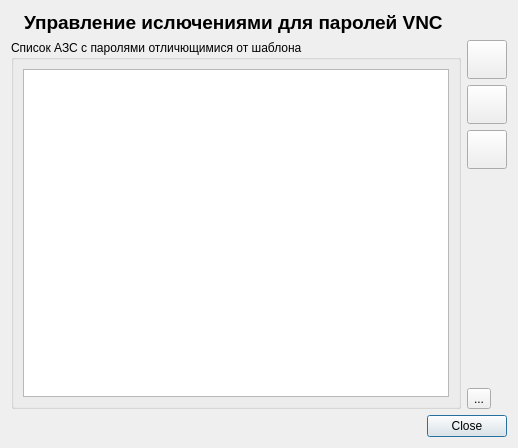
<?xml version="1.0" encoding="UTF-8"?>
<ui version="4.0">
 <class>PassManagerDialog</class>
 <widget class="QDialog" name="PassManagerDialog">
  <property name="geometry">
   <rect>
    <x>0</x>
    <y>0</y>
    <width>518</width>
    <height>448</height>
   </rect>
  </property>
  <property name="windowTitle">
   <string>Ислючения для паролей</string>
  </property>
  <layout class="QGridLayout" name="gridLayout_2">
   <item row="0" column="0" colspan="2">
    <layout class="QHBoxLayout" name="horizontalLayout">
     <item>
      <widget class="QLabel" name="label">
       <property name="text">
        <string/>
       </property>
       <property name="pixmap">
        <pixmap resource="../resource.qrc">:/Images/password_icon.png</pixmap>
       </property>
      </widget>
     </item>
     <item>
      <widget class="QLabel" name="label_2">
       <property name="font">
        <font>
         <pointsize>14</pointsize>
         <bold>true</bold>
        </font>
       </property>
       <property name="text">
        <string>Управление ислючениями для паролей VNC</string>
       </property>
      </widget>
     </item>
     <item>
      <spacer name="horizontalSpacer">
       <property name="orientation">
        <enum>Qt::Horizontal</enum>
       </property>
       <property name="sizeHint" stdset="0">
        <size>
         <width>40</width>
         <height>20</height>
        </size>
       </property>
      </spacer>
     </item>
    </layout>
   </item>
   <item row="1" column="0">
    <widget class="QGroupBox" name="groupBox">
     <property name="title">
      <string>Список АЗС с паролями отличющимися от шаблона</string>
     </property>
     <layout class="QGridLayout" name="gridLayout">
      <item row="0" column="0">
       <widget class="QListView" name="listView">
        <property name="editTriggers">
         <set>QAbstractItemView::NoEditTriggers</set>
        </property>
        <property name="alternatingRowColors">
         <bool>true</bool>
        </property>
        <property name="selectionMode">
         <enum>QAbstractItemView::SingleSelection</enum>
        </property>
       </widget>
      </item>
     </layout>
    </widget>
   </item>
   <item row="1" column="1">
    <layout class="QVBoxLayout" name="verticalLayout">
     <item>
      <widget class="QToolButton" name="toolButtonAdd">
       <property name="toolTip">
        <string>&lt;html&gt;&lt;head/&gt;&lt;body&gt;&lt;p&gt;Добавить&lt;/p&gt;&lt;/body&gt;&lt;/html&gt;</string>
       </property>
       <property name="text">
        <string/>
       </property>
       <property name="icon">
        <iconset resource="../resource.qrc">
         <normaloff>:/Images/add_icon.png</normaloff>:/Images/add_icon.png</iconset>
       </property>
       <property name="iconSize">
        <size>
         <width>32</width>
         <height>32</height>
        </size>
       </property>
      </widget>
     </item>
     <item>
      <widget class="QToolButton" name="toolButtonEdit">
       <property name="toolTip">
        <string>&lt;html&gt;&lt;head/&gt;&lt;body&gt;&lt;p&gt;Изменить&lt;/p&gt;&lt;/body&gt;&lt;/html&gt;</string>
       </property>
       <property name="text">
        <string/>
       </property>
       <property name="icon">
        <iconset resource="../resource.qrc">
         <normaloff>:/Images/edit_icon.png</normaloff>:/Images/edit_icon.png</iconset>
       </property>
       <property name="iconSize">
        <size>
         <width>32</width>
         <height>32</height>
        </size>
       </property>
      </widget>
     </item>
     <item>
      <widget class="QToolButton" name="toolButton">
       <property name="toolTip">
        <string>&lt;html&gt;&lt;head/&gt;&lt;body&gt;&lt;p&gt;Экспорт из CSV файла&lt;/p&gt;&lt;/body&gt;&lt;/html&gt;</string>
       </property>
       <property name="text">
        <string/>
       </property>
       <property name="icon">
        <iconset resource="../resource.qrc">
         <normaloff>:/Images/csv_file_icon.png</normaloff>:/Images/csv_file_icon.png</iconset>
       </property>
       <property name="iconSize">
        <size>
         <width>32</width>
         <height>32</height>
        </size>
       </property>
      </widget>
     </item>
     <item>
      <spacer name="verticalSpacer">
       <property name="orientation">
        <enum>Qt::Vertical</enum>
       </property>
       <property name="sizeHint" stdset="0">
        <size>
         <width>20</width>
         <height>40</height>
        </size>
       </property>
      </spacer>
     </item>
     <item>
      <widget class="QToolButton" name="toolButtonRemove">
       <property name="toolTip">
        <string>&lt;html&gt;&lt;head/&gt;&lt;body&gt;&lt;p&gt;Удалить&lt;/p&gt;&lt;/body&gt;&lt;/html&gt;</string>
       </property>
       <property name="text">
        <string>...</string>
       </property>
       <property name="icon">
        <iconset resource="../resource.qrc">
         <normaloff>:/Images/remove_icon.png</normaloff>:/Images/remove_icon.png</iconset>
       </property>
       <property name="iconSize">
        <size>
         <width>32</width>
         <height>32</height>
        </size>
       </property>
      </widget>
     </item>
    </layout>
   </item>
   <item row="2" column="0" colspan="2">
    <widget class="QDialogButtonBox" name="buttonBox">
     <property name="standardButtons">
      <set>QDialogButtonBox::Close</set>
     </property>
    </widget>
   </item>
  </layout>
 </widget>
 <resources>
  <include location="../resource.qrc"/>
 </resources>
 <connections/>
</ui>
